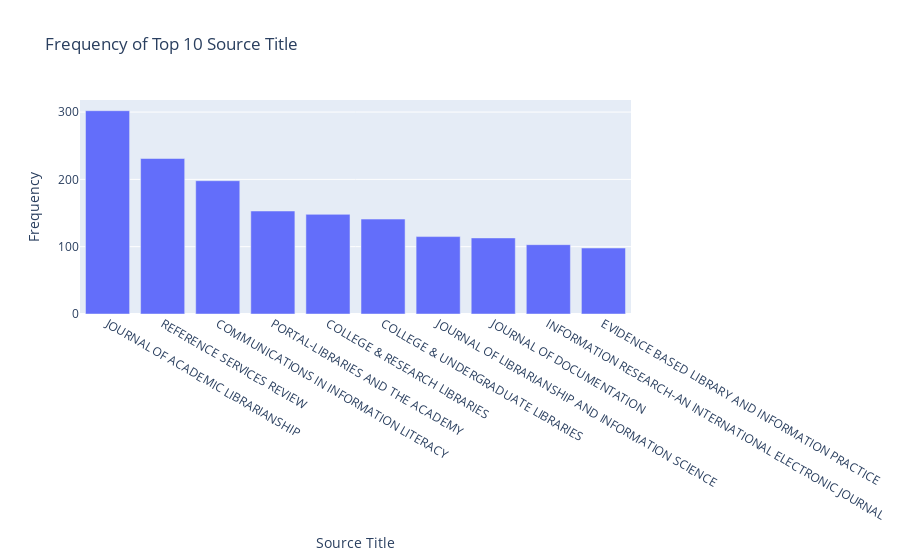

Notebook code for this chart:
### Code cell
# This is a top-10 solution.
frequency = il['Source Title'].value_counts().reset_index()
frequency.columns = ['Source Title', 'Frequency']
top_10_frequency = frequency.nlargest(10, 'Frequency')
fig4 = px.bar(top_10_frequency, x='Source Title', y='Frequency', title='Frequency of Top 10 Source Title')
fig4.show()

### Figure 1 — Plotly figure (JSON) as saved in the notebook; plotly's stock layout.template omitted (floating-point values rounded to 4 significant figures)
{"data": [{"alignmentgroup": "True", "hovertemplate": "Source Title=%{x}<br>Frequency=%{y}<extra></extra>", "legendgroup": "", "marker": {"color": "#636efa", "pattern": {"shape": ""}}, "name": "", "offsetgroup": "", "orientation": "v", "showlegend": false, "textposition": "auto", "type": "bar", "x": ["JOURNAL OF ACADEMIC LIBRARIANSHIP", "REFERENCE SERVICES REVIEW", "COMMUNICATIONS IN INFORMATION LITERACY", "PORTAL-LIBRARIES AND THE ACADEMY", "COLLEGE & RESEARCH LIBRARIES", "COLLEGE & UNDERGRADUATE LIBRARIES", "JOURNAL OF LIBRARIANSHIP AND INFORMATION SCIENCE", "JOURNAL OF DOCUMENTATION", "INFORMATION RESEARCH-AN INTERNATIONAL ELECTRONIC JOURNAL", "EVIDENCE BASED LIBRARY AND INFORMATION PRACTICE"], "xaxis": "x", "y": [302, 231, 198, 153, 148, 141, 115, 113, 103, 98], "yaxis": "y"}], "layout": {"barmode": "relative", "legend": {"tracegroupgap": 0}, "title": {"text": "Frequency of Top 10 Source Title"}, "xaxis": {"anchor": "y", "domain": [0, 1], "title": {"text": "Source Title"}}, "yaxis": {"anchor": "x", "domain": [0, 1], "title": {"text": "Frequency"}}}}
